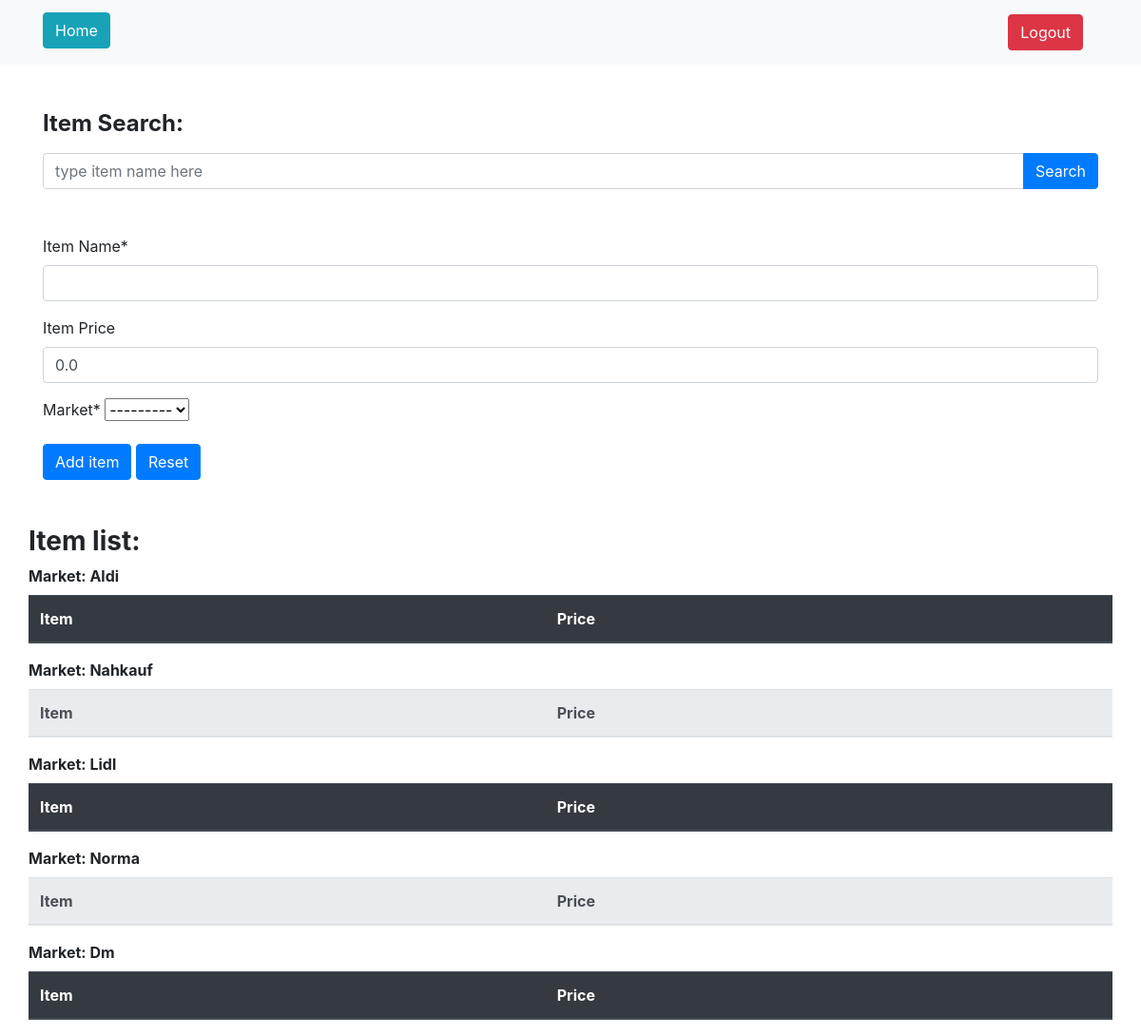
The app's page /createItem/ (signed in) with its own data.
### calculator/models.py (models this page shows)
class MarketCreatedModel(models.Model):
    name = models.CharField(max_length=100, null=True)
    distance = models.PositiveIntegerField(null=True)
    favorite = models.BooleanField(null=True, default= False)
    user_id = models.ForeignKey(User, null=True, on_delete=models.CASCADE)
    def __str__(self):
        return f'{self.name.title()}'

### calculator/views.py (the view, shortened to what this page needs)
# urls.py: path('createItem/', views.CreateItemView.as_view(), name='create_item'),
@method_decorator(login_required, name='dispatch')
class CreateItemView(View):
    template_name = 'itemCreation.html'
    form_class = CreateNewItemForm
    context = {}
    def get_context_data(self, **kwargs):
        list_of_markets = []
        list_of_items = {}
        try:
            list_of_markets = MarketCreatedModel.objects.filter(
                user_id=self.request.user.id)
            for market in list_of_markets:
                list_of_items[market.name] = ItemCreatedModel.objects.filter(
                    market_id=list_of_markets[market.id])
        except IndexError:
            pass
        self.context['list_of_markets'] = list_of_markets
        return self.context
    def get(self, request, *args, **kwargs):
        form = self.form_class(request.user, initial={'price': 0.00})
        context = self.get_context_data()
        context['form'] = form
        return render(request, self.template_name, context=context)

### calculator/forms.py
class CreateNewItemForm(forms.ModelForm):
    class Meta:
        model = ItemCreatedModel
        fields = ('name', 'price', 'market_id')
        labels = {
            'name': 'Item Name',
            'price': 'Item Price',
            'market_id': 'Market',
        }
    def __init__(self, user, *args, **kwargs):
        super(CreateNewItemForm, self).__init__(*args, **kwargs)
        self.fields['market_id'].queryset = MarketCreatedModel.objects.filter(
            user_id=user.id)
        self.fields['price'].widget.attrs['min'] = Decimal('0.00')

### calculator/templates/itemCreation.html (shortened to what this page needs)
{% extends "base.html" %}
{% load crispy_forms_tags %}
{% block content %}
    <div class="container mt-5">
        <label for="itemSearch">
            <h4>
                <strong>Item Search:</strong>
            </h4>
        </label>
        <div class="input-group">
            <input type="text"
                   class="form-control"
                   placeholder="type item name here"
                   aria-label="Item name to be searched on Item database"
                   aria-describedby="button-addon4">
            <div class="input-group-append" id="button-addon4">
                <button class="btn btn-primary" type="button">Search</button>
            </div>
        </div>
    </div>
    <div class="container mt-5">
        <div class="row">
            <div class="col-md-12">
                <form method="POST">
                    {{ form|crispy }}
                    <button class="btn btn-primary" type="submit" name='saveItem'>Add item</button>
                    <button class="btn btn-primary" type="submit" name='resetItem'>Reset</button>
                </form>
            </div>
        </div>
    </div>
    <div class="container mt-5">
        <div class="row">
            <h3>
                <strong>Item list:</strong>
            </h3>
    </div>
    <div class="row">
        {% for market in list_of_markets %}
            <table class="table">
                {% if not forloop.counter|divisibleby:2 %}
                    <thead class="thead-dark">
                {% else %}
                    <thead class="thead-light">
                {% endif %}
                        <label for="itemListMarket">
                            <strong>Market: {{ market.name|title }}</strong>
                        </label>
                        <tr>
                            <th scope="col">Item</th>
                            <th scope="col">Price</th>
                        </tr>
                    </thead>
                </table>
            {% endfor %}
        </div>
    {% endblock content %}

### records on screen
MarketCreatedModel: name "Aldi"
MarketCreatedModel: name "Nahkauf"
MarketCreatedModel: name "Lidl"
MarketCreatedModel: name "Norma"
MarketCreatedModel: name "Dm"
